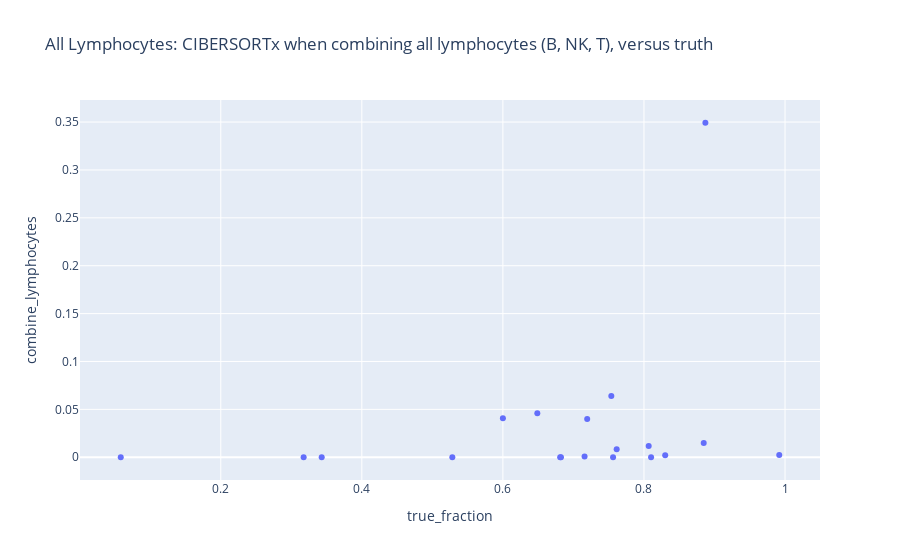

Source (notebook cell):
### Code cell
px.scatter(
    df.loc["Lymphocytes"],
    x="true_fraction",
    y="combine_lymphocytes",
    title="All Lymphocytes: CIBERSORTx when combining all lymphocytes (B, NK, T), versus truth"
)

### Figure 1 — Plotly figure (JSON) as saved in the notebook; plotly's stock layout.template omitted (floating-point values rounded to 4 significant figures)
{"data": [{"hovertemplate": "true_fraction=%{x}<br>combine_lymphocytes=%{y}<extra></extra>", "legendgroup": "", "marker": {"color": "#636efa", "symbol": "circle"}, "mode": "markers", "name": "", "orientation": "v", "showlegend": false, "type": "scatter", "x": [0.6, 0.3175, 0.8871, 0.7562, 0.5283, 0.6823, 0.8101, 0.8301, 0.3431, 0.0582, 0.9918, 0.7158, 0.7195, 0.8847, 0.7537, 0.7613, 0.8067, 0.6812, 0.6488], "xaxis": "x", "y": [0.04063, 0, 0.3493, 0, 0, 0, 0, 0.002184, 0, 0, 0.002318, 0.0007918, 0.04005, 0.01488, 0.06392, 0.008402, 0.01175, 0, 0.04595], "yaxis": "y"}], "layout": {"autosize": true, "legend": {"tracegroupgap": 0}, "title": {"text": "All Lymphocytes: CIBERSORTx when combining all lymphocytes (B, NK, T), versus truth"}, "xaxis": {"anchor": "y", "autorange": true, "domain": [0, 1], "range": [-0.0005638, 1.051], "title": {"text": "true_fraction"}, "type": "linear"}, "yaxis": {"anchor": "x", "autorange": true, "domain": [0, 1], "range": [-0.02459, 0.3739], "title": {"text": "combine_lymphocytes"}, "type": "linear"}}}
